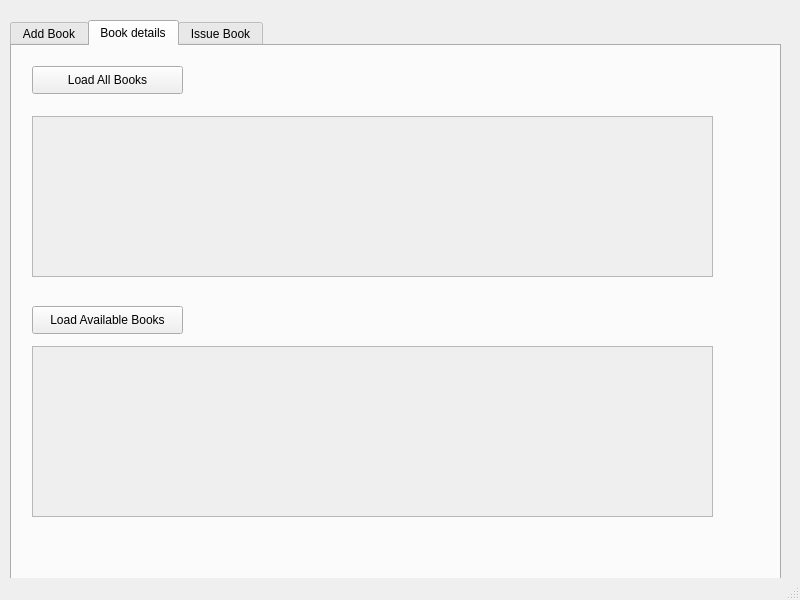
<?xml version="1.0" encoding="UTF-8"?>
<ui version="4.0">
 <class>MainWindow</class>
 <widget class="QMainWindow" name="MainWindow">
  <property name="geometry">
   <rect>
    <x>0</x>
    <y>0</y>
    <width>800</width>
    <height>600</height>
   </rect>
  </property>
  <property name="windowTitle">
   <string>Books</string>
  </property>
  <widget class="QWidget" name="centralwidget">
   <widget class="QTabWidget" name="BookTabs">
    <property name="geometry">
     <rect>
      <x>10</x>
      <y>20</y>
      <width>771</width>
      <height>571</height>
     </rect>
    </property>
    <property name="currentIndex">
     <number>1</number>
    </property>
    <widget class="QWidget" name="NewBookTab">
     <attribute name="title">
      <string>Add Book</string>
     </attribute>
     <widget class="QLabel" name="label_6">
      <property name="geometry">
       <rect>
        <x>300</x>
        <y>40</y>
        <width>151</width>
        <height>51</height>
       </rect>
      </property>
      <property name="font">
       <font>
        <family>Bahnschrift</family>
        <pointsize>14</pointsize>
       </font>
      </property>
      <property name="text">
       <string>Add a New Book</string>
      </property>
     </widget>
     <widget class="QWidget" name="layoutWidget">
      <property name="geometry">
       <rect>
        <x>230</x>
        <y>110</y>
        <width>291</width>
        <height>408</height>
       </rect>
      </property>
      <layout class="QVBoxLayout" name="verticalLayout">
       <item>
        <layout class="QFormLayout" name="formLayout">
         <property name="rowWrapPolicy">
          <enum>QFormLayout::WrapAllRows</enum>
         </property>
         <item row="0" column="0">
          <widget class="QLabel" name="label">
           <property name="font">
            <font>
             <family>Bahnschrift</family>
             <pointsize>12</pointsize>
            </font>
           </property>
           <property name="text">
            <string>Title</string>
           </property>
          </widget>
         </item>
         <item row="0" column="1">
          <widget class="QLineEdit" name="Title">
           <property name="font">
            <font>
             <family>Bahnschrift</family>
             <pointsize>12</pointsize>
            </font>
           </property>
          </widget>
         </item>
         <item row="1" column="0">
          <widget class="QLabel" name="label_2">
           <property name="font">
            <font>
             <family>Bahnschrift</family>
             <pointsize>12</pointsize>
            </font>
           </property>
           <property name="text">
            <string>Author</string>
           </property>
          </widget>
         </item>
         <item row="1" column="1">
          <widget class="QLineEdit" name="Author">
           <property name="font">
            <font>
             <family>Bahnschrift</family>
             <pointsize>12</pointsize>
            </font>
           </property>
          </widget>
         </item>
         <item row="2" column="0">
          <widget class="QLabel" name="label_3">
           <property name="font">
            <font>
             <family>Bahnschrift</family>
             <pointsize>12</pointsize>
            </font>
           </property>
           <property name="text">
            <string>Publisher</string>
           </property>
          </widget>
         </item>
         <item row="2" column="1">
          <widget class="QLineEdit" name="Publisher">
           <property name="font">
            <font>
             <family>Bahnschrift</family>
             <pointsize>12</pointsize>
            </font>
           </property>
          </widget>
         </item>
         <item row="3" column="0">
          <widget class="QLabel" name="label_4">
           <property name="font">
            <font>
             <family>Bahnschrift</family>
             <pointsize>12</pointsize>
            </font>
           </property>
           <property name="text">
            <string>Price</string>
           </property>
          </widget>
         </item>
         <item row="3" column="1">
          <widget class="QSpinBox" name="Price">
           <property name="font">
            <font>
             <family>Bahnschrift</family>
             <pointsize>12</pointsize>
            </font>
           </property>
          </widget>
         </item>
         <item row="4" column="0">
          <widget class="QLabel" name="label_5">
           <property name="font">
            <font>
             <family>Bahnschrift</family>
             <pointsize>12</pointsize>
            </font>
           </property>
           <property name="text">
            <string>Subject</string>
           </property>
          </widget>
         </item>
         <item row="4" column="1">
          <widget class="QComboBox" name="Subject">
           <property name="font">
            <font>
             <family>Bahnschrift</family>
             <pointsize>12</pointsize>
            </font>
           </property>
           <item>
            <property name="text">
             <string>Physics</string>
            </property>
           </item>
           <item>
            <property name="text">
             <string>Chemistry</string>
            </property>
           </item>
           <item>
            <property name="text">
             <string>Comp Sc.</string>
            </property>
           </item>
           <item>
            <property name="text">
             <string>Mathematics</string>
            </property>
           </item>
           <item>
            <property name="text">
             <string>English</string>
            </property>
           </item>
          </widget>
         </item>
        </layout>
       </item>
       <item>
        <widget class="QPushButton" name="NewBookButton">
         <property name="font">
          <font>
           <family>Bahnschrift</family>
           <pointsize>12</pointsize>
          </font>
         </property>
         <property name="text">
          <string>Submit</string>
         </property>
        </widget>
       </item>
       <item>
        <widget class="QLabel" name="display_text">
         <property name="font">
          <font>
           <family>Bahnschrift</family>
           <pointsize>12</pointsize>
          </font>
         </property>
         <property name="text">
          <string/>
         </property>
         <property name="alignment">
          <set>Qt::AlignCenter</set>
         </property>
        </widget>
       </item>
      </layout>
     </widget>
    </widget>
    <widget class="QWidget" name="tab_2">
     <attribute name="title">
      <string>Book details</string>
     </attribute>
     <widget class="QPushButton" name="AvailableBooksButton">
      <property name="geometry">
       <rect>
        <x>20</x>
        <y>260</y>
        <width>151</width>
        <height>28</height>
       </rect>
      </property>
      <property name="text">
       <string>Load Available Books</string>
      </property>
     </widget>
     <widget class="QPushButton" name="AllBooksButton">
      <property name="geometry">
       <rect>
        <x>20</x>
        <y>20</y>
        <width>151</width>
        <height>28</height>
       </rect>
      </property>
      <property name="text">
       <string>Load All Books</string>
      </property>
     </widget>
     <widget class="QScrollArea" name="AllBooksScrollArea">
      <property name="geometry">
       <rect>
        <x>20</x>
        <y>70</y>
        <width>681</width>
        <height>161</height>
       </rect>
      </property>
      <property name="widgetResizable">
       <bool>true</bool>
      </property>
      <widget class="QWidget" name="scrollAreaWidgetContents">
       <property name="geometry">
        <rect>
         <x>0</x>
         <y>0</y>
         <width>679</width>
         <height>159</height>
        </rect>
       </property>
      </widget>
     </widget>
     <widget class="QScrollArea" name="AvailableBooksScrollArea">
      <property name="geometry">
       <rect>
        <x>20</x>
        <y>300</y>
        <width>681</width>
        <height>171</height>
       </rect>
      </property>
      <property name="widgetResizable">
       <bool>true</bool>
      </property>
      <widget class="QWidget" name="scrollAreaWidgetContents_2">
       <property name="geometry">
        <rect>
         <x>0</x>
         <y>0</y>
         <width>679</width>
         <height>169</height>
        </rect>
       </property>
      </widget>
     </widget>
    </widget>
    <widget class="QWidget" name="tab_3">
     <attribute name="title">
      <string>Issue Book</string>
     </attribute>
    </widget>
   </widget>
  </widget>
  <widget class="QStatusBar" name="statusbar"/>
 </widget>
 <resources/>
 <connections/>
</ui>
